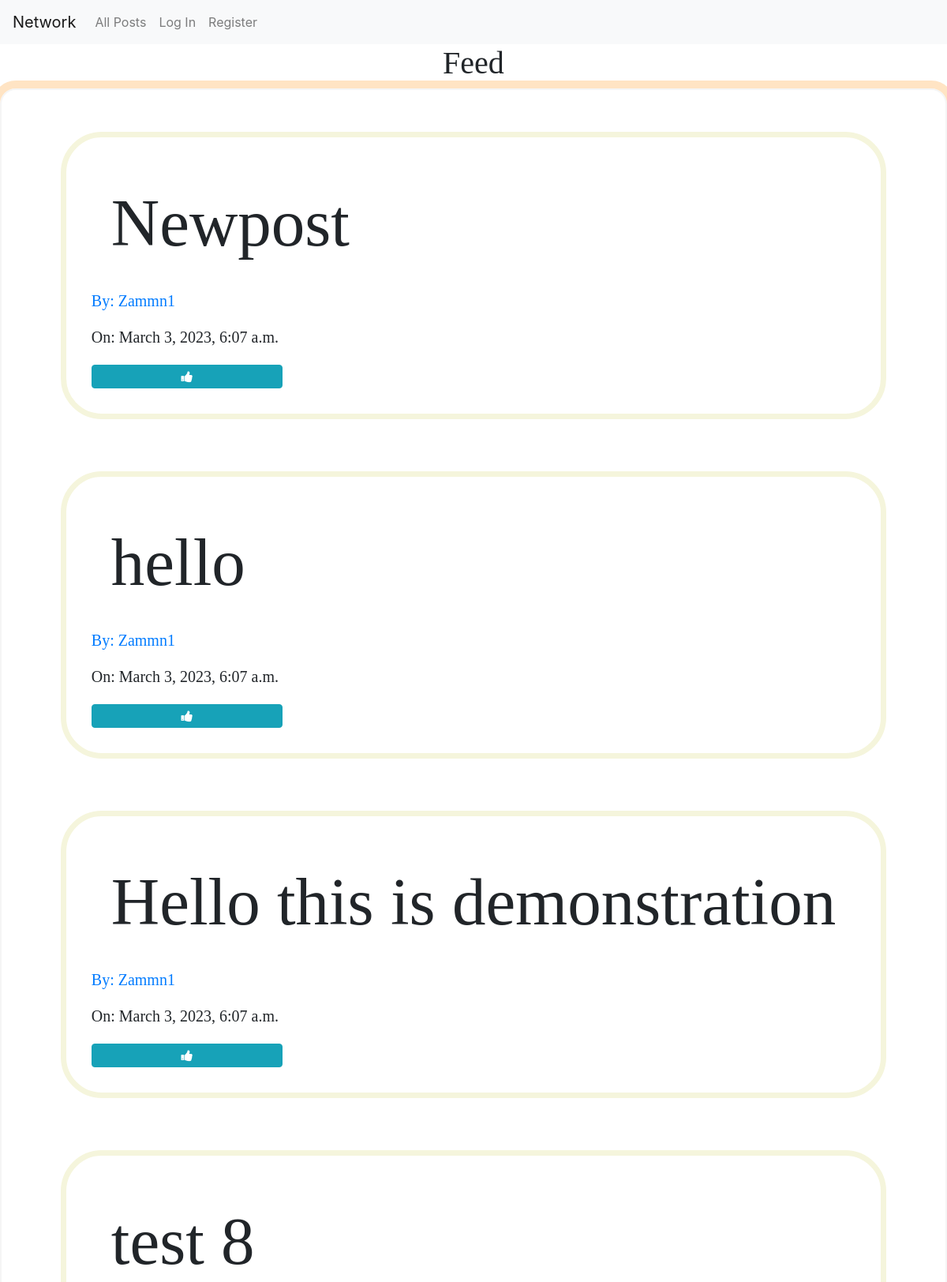
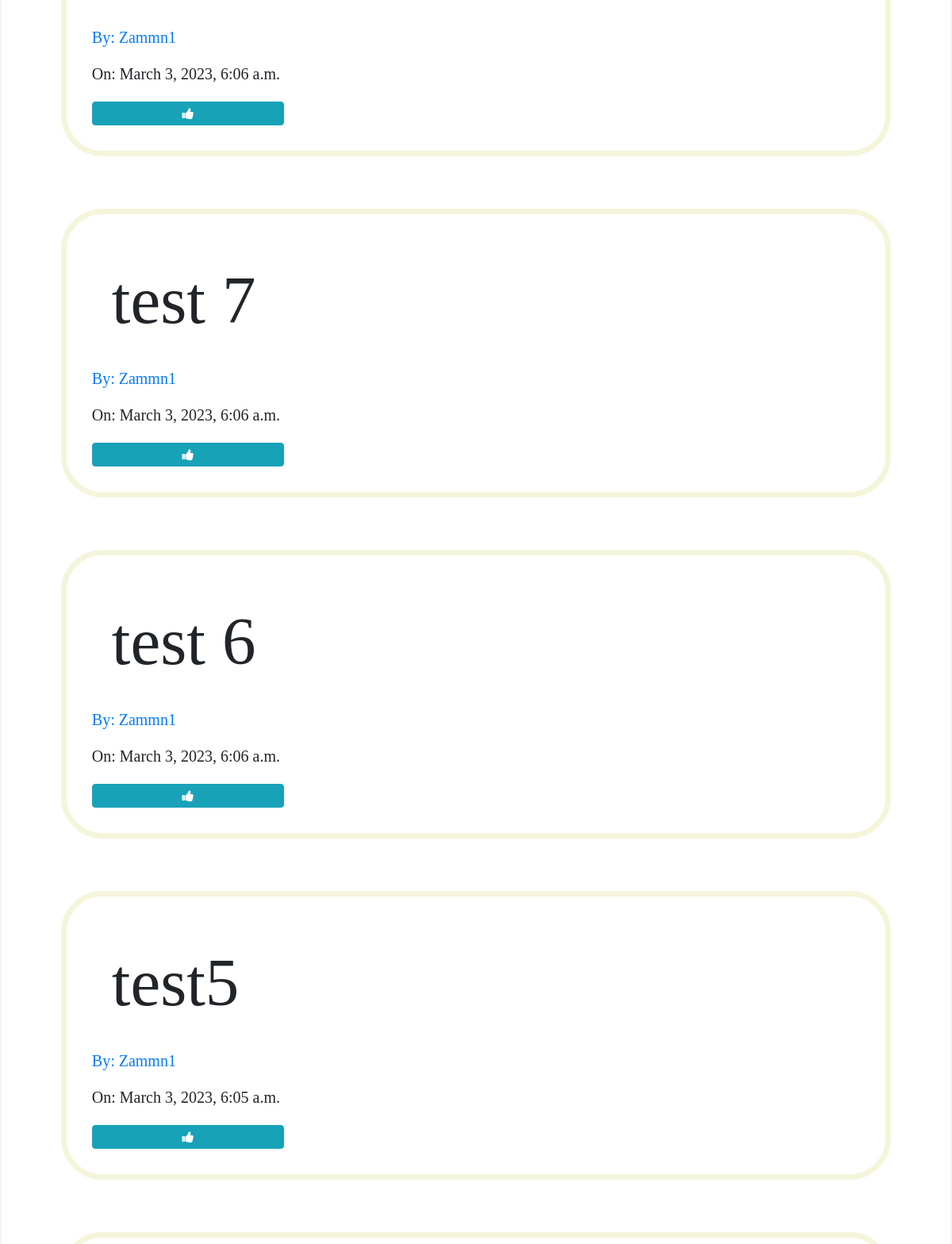
The page / (upper part) on the database its author committed (2 pictures, top to bottom).
### network/models.py (models this page shows, shortened)
class Post(models.Model):
    posts = models.CharField(max_length=200)
    owner = models.ForeignKey(User, on_delete=models.CASCADE, related_name="owner")
    date = models.DateTimeField(auto_now_add=True)

class User(AbstractUser):
    pass

### network/views.py (the view)
# urls.py: path("", views.index, name="index"),
def index(request):
    allPosts = Post.objects.all().order_by('id').reverse()
    paginator = Paginator(allPosts, 10)
    page_number = request.GET.get("page")
    page_posts = paginator.get_page(page_number)
    allLikes = Like.objects.all()
    userLiked = []
    try:
        for like in allLikes:
            if like.user.id == request.user.id:
                userLiked.append(like.post.id)
    except:
        userLiked = []
    return render(request, "network/index.html", {
        "allPosts": allPosts,
        "page_posts": page_posts,
        "userLiked": userLiked
    })

### network/templates/network/index.html (shortened to what this page needs)
{% extends "network/layout.html" %}
{% block body %}
    <h1>Feed</h1>
    <div class="all-posts" id="posts">
        {% for post in page_posts %}
            <div class="every-post">
                <h5>{{ post.posts }}</h5>
                    <p class="username"><a href="{% url 'profile' user_id=post.owner.id %}">By: {{ post.owner }}</a></p>
                    <p class="date">On: {{ post.date }}</p>
                {% if post.id in userLiked %}
                    <button class="btn btn-info fa fa-thumbs-down col-3" onclick="likeHandler({{ post.id }}, {{ userLiked }})" id="{{ post.id }}"></button>
                {% else %}
                    <button class="btn btn-info fa fa-thumbs-up col-3" onclick="likeHandler({{ post.id }}, {{ userLiked }})" id="{{ post.id }}"></button>
                {% endif %}
                </div>
    {% endfor %}
        </div>
{% endblock %}

### network/static/network/styles.css (style rules this page uses)
h1, h2, .textbox { display: flex; justify-content: center; font-family: 'Times New Roman', Times, serif; }
.all-posts { justify-content: center; align-items: center; display: grid; border: 2px solid whitesmoke; outline: bisque solid 10px; margin: auto; padding: 20px; border-radius: 20px; }
.every-post, .every-post1 { margin: 50px; padding: 20px 20px 20px; border: 2px solid transparent; outline: solid beige 7px; outline-offset: 10px; border-radius: 35px; }
h5 { font-size: 85px; padding: 25px; font-family: 'Times New Roman', Times, serif; }
.username, .date { font-size: 20px; text-decoration: none; font-family: 'Times New Roman', Times, serif; padding: 0px; }

### rows shown on the page
Post: posts "Newpost", owner "Zammn1", date "March 3, 2023, 6:07 a.m."
Post: posts "hello", owner "Zammn1", date "March 3, 2023, 6:07 a.m."
Post: posts "Hello this is demonstration", owner "Zammn1", date "March 3, 2023, 6:07 a.m."
Post: posts "test 8", owner "Zammn1", date "March 3, 2023, 6:06 a.m."
Post: posts "test 7", owner "Zammn1", date "March 3, 2023, 6:06 a.m."
Post: posts "test 6", owner "Zammn1", date "March 3, 2023, 6:06 a.m."
Post: posts "test5", owner "Zammn1", date "March 3, 2023, 6:05 a.m."
